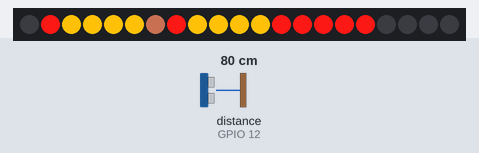
This sketch was run on a simulated ESP32. Shown: 21 RGB LEDs in strip order, left to right. Wiring (inferred from the names in the program): range finder with pulse-width output: data GPIO 12. The inputs (shaded band) are chosen by the test bench; at power-on: distance to the obstacle (sensor on GPIO 12) 80 cm. WiFi joins after 1.5 s; servers stay silent unless stated; what the sketch prints to the serial monitor is not drawn.

Above: at 2.7 s.
2.8 s: distance to the obstacle (sensor on GPIO 12) set to 2 cm
At 3.45 s:
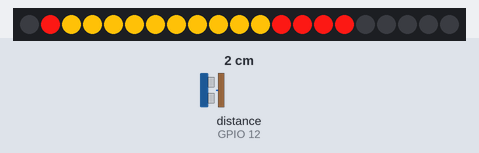
5.7 s: distance to the obstacle (sensor on GPIO 12) set to 35 cm
At 6.16 s:
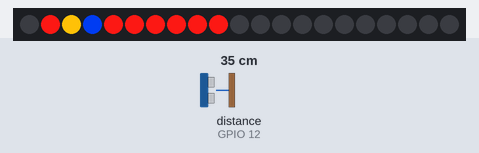
8.7 s: distance to the obstacle (sensor on GPIO 12) set to 4 cm
At 9.16 s:
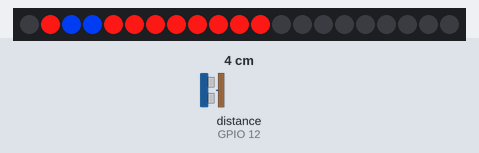
Timing chart, 0 to 11.7 s (numbered marks = the images above; inputs shaded):
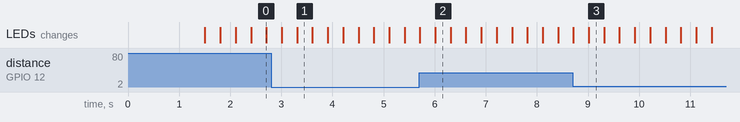

Measured:
- after the input at 8.7 s, the LEDs: first differ from a run without the input after 0.32 s (image 3)

The sketch:

BetaPoligonoPrepunterosNeoPixel_UDP.ino
```cpp
//Libraries of the LEDs
#include <Adafruit_NeoPixel.h>
#include <LinkedList.h>

//Libraries of the communications
#include <WiFi.h>
#include <WiFiUdp.h>

#define PIN_NEO_PIXEL 19  // Arduino pin that connects to NeoPixel
#define NUM_PIXELS 21     // The number of LEDs (pixels) on NeoPixel

#define DELAY_INTERVAL 200
#define NUM_STATES 89  //Dont forget to update this!!!!
#define pin_ir 12

struct Instruction {
  short angle;
  LinkedList<int> changingPins;
  LinkedList<uint32_t> colored;
};

Instruction instructions[NUM_STATES];

volatile unsigned long pseudospins = 0;
volatile unsigned long tiempos[NUM_STATES];
volatile unsigned long lastMillis = 0;
volatile unsigned long previousMillis = 0;
volatile unsigned long lastMillisTh = 0;
volatile unsigned long sum = 0;

volatile short threshold = 1000;  //miliseconds between possible interrupts

volatile int checkActual = 0;

short checkpoints[]={0, 9, 18, 21, 24, 30, 36, 39, 42, 45, 48, 51, 54, 57, 63, 66, 69, 75, 78, 81, 84, 102, 105, 108, 111, 114, 117, 120, 123, 126, 129, 132, 135, 138, 141, 144, 147, 153, 159, 162, 165, 171, 174, 183, 198, 201, 204, 207, 210, 213, 216, 219, 222, 225, 228, 231, 234, 237, 240, 243, 246, 249, 252, 258, 261, 267, 273, 276, 279, 285, 288, 291, 294, 297, 300, 303, 306, 309, 312, 315, 318, 321, 324, 327, 330, 333, 336, 339, 342};
int rawChangingPins[]={7, 8, -1, 9, 10, -1, 11, -1, 9, 10, -1, 8, -1, 3, 12, -1, 8, 13, -1, 5, 6, 8, 14, -1, 1, 14, -1, 7, 13, -1, 4, 7, 10, -1, 9, 12, 14, 17, -1, 5, 8, 11, 12, 15, 16, 18, -1, 13, 18, -1, 12, 17, -1, 1, -1, 16, -1, 4, 12, -1, 5, 11, 13, 14, 15, -1, 11, -1, 9, 10, 11, -1, 10, 11, -1, 9, 15, -1, 13, 14, -1, 12, -1, 1, 5, 16, -1, 1, 12, -1, 4, 17, -1, 18, -1, 6, 13, -1, 6, 9, 12, 13, 14, 16, -1, 4, 15, 17, 18, -1, 8, 10, 11, 13, -1, 14, -1, 5, 8, -1, 7, -1, 6, 14, -1, 4, 13, -1, 9, -1, 10, 11, -1, 12, -1, 10, -1, 11, -1, 8, 9, -1, 6, 7, -1, 5, 6, -1, 4, 6, -1, 4, 8, -1, 7, 11, -1, 3, 9, 10, -1, 2, 12, -1, 7, 9, 10, -1, 13, -1, 2, 11, -1, 7, 13, -1, 9, -1, 13, -1, 10, 14, 15, -1, 6, 11, 13, -1, 15, -1, 8, 9, 15, 16, -1, 12, -1, 6, 7, 16, -1, 10, -1, 11, -1, 11, 15, -1, 11, -1, 10, 11, 15, -1, 8, 9, -1, 5, 11, 14, 15, -1, 4, 10, -1, 8, 9, 12, 14, -1, 7, -1, 8, 11, 12, -1, 6, 15, -1, 9, 11, 13, 16, -1, 4, 9, 15, 16, -1, 8, 12, 14, -1, 13, -1, 2, 13, -1, 1, 5, 8, 12, -1, 9, 12, -1, 6, 13, -1, 3, 10, 13, -1, 3, 7, 10, 11, -1, 8, 12, -1, 4, 5, 9, -1, 5, -1, 6, -1};
uint32_t rawColored[]={16062227, 16062227, -1, 16062227, 16062227, -1, 16761095, -1, 16761095, 16761095, -1, 16761095, -1, 13780, 16761095, -1, 16062227, 16761095, -1, 13780, 13780, 16761095, 16761095, -1, 16062227, 0, -1, 16761095, 0, -1, 16771899, 13780, 13780, -1, 13780, 0, 10368531, 10368531, -1, 16771899, 13780, 13780, 13780, 10368531, 10368531, 10368531, -1, 10368531, 0, -1, 10368531, 0, -1, 13780, -1, 0, -1, 13780, 0, -1, 13780, 0, 0, 0, 0, -1, 13780, -1, 0, 0, 0, -1, 13780, 13780, -1, 13780, 10368531, -1, 10368531, 10368531, -1, 10368531, -1, 0, 16771899, 10368531, -1, 16062227, 13780, -1, 16771899, 10368531, -1, 10368531, -1, 16771899, 13780, -1, 13780, 16761095, 16761095, 0, 0, 0, -1, 13780, 0, 0, 0, -1, 16761095, 16761095, 16761095, 16761095, -1, 16761095, -1, 16062227, 16062227, -1, 16062227, -1, 16062227, 0, -1, 16062227, 0, -1, 16062227, -1, 16062227, 16062227, -1, 0, -1, 0, -1, 0, -1, 0, 0, -1, 16761095, 0, -1, 16761095, 0, -1, 13780, 16761095, -1, 16761095, 6699306, -1, 6699306, 6699306, -1, 16761095, 6699306, 6699306, -1, 16062227, 6699306, -1, 16761095, 16761095, 16761095, -1, 6699306, -1, 16761095, 16761095, -1, 6699306, 0, -1, 6699306, -1, 6699306, -1, 6699306, 16062227, 16062227, -1, 6699306, 6699306, 16062227, -1, 0, -1, 16761095, 16761095, 16062227, 16062227, -1, 16062227, -1, 16761095, 16761095, 0, -1, 16761095, -1, 16761095, -1, 0, 0, -1, 16761095, -1, 3289650, 3289650, 16062227, -1, 3289650, 3289650, -1, 3289650, 16761095, 0, 0, -1, 3289650, 16761095, -1, 16761095, 16761095, 16761095, 16062227, -1, 3289650, -1, 3289650, 0, 0, -1, 3289650, 16062227, -1, 3289650, 16761095, 0, 16062227, -1, 16761095, 16761095, 0, 0, -1, 16761095, 16761095, 0, -1, 16761095, -1, 13780, 0, -1, 13780, 16761095, 3289650, 0, -1, 3289650, 16761095, -1, 0, 16761095, -1, 13780, 3289650, 0, -1, 16062227, 0, 0, 0, -1, 0, 0, -1, 16062227, 0, 0, -1, 16062227, -1, 16062227, -1};

int pixel;
short angle;
short listSize;

const char* ssid = "display2D";
const char* password = "11111111";
WiFiUDP udp;
unsigned int udpPort=1234;

char pktbuf[30000]; //buffer to store udp data

Adafruit_NeoPixel neoPixel(NUM_PIXELS, PIN_NEO_PIXEL, NEO_GRB + NEO_KHZ800);

void setup() {
  neoPixel.begin();  // INITIALIZE NeoPixel strip object (REQUIRED)
  Serial.begin(9600);
  pinMode(pin_ir, INPUT_PULLUP);  //setup pin 3 with internal pull-up
  delayMicroseconds(50);
  attachInterrupt(digitalPinToInterrupt(pin_ir), ir_detect, CHANGE);  //En el nano hay que conectarlo al pin 8 aunque aqui ponga 10
  neoPixel.clear();
  neoPixel.show();

  converter();  //We initialize our data structure

  WiFi.begin(ssid, password);
  while (WiFi.waitForConnectResult() != WL_CONNECTED) {
    Serial.println("Connection Failed! Rebooting...");
    delay(5000);
    ESP.restart();
  }
  Serial.println(WiFi.localIP());
  Serial.println("Status: Connected");

  /* Enable udp */
  udp.begin(udpPort);
  Serial.println(udpPort);

}

void loop() {

  //LED Painting

  if (tiempos[checkActual] != 0 && micros() >= tiempos[checkActual] && checkActual < NUM_STATES) {

    listSize = instructions[checkActual].changingPins.size();

    for (pixel = 0; pixel < listSize; pixel++) {
      neoPixel.setPixelColor(instructions[checkActual].changingPins.get(pixel), instructions[checkActual].colored.get(pixel));
    }

    neoPixel.show();
    checkActual++;
  }

  //Connection code

  int rp=udp.parsePacket(); //check for udp packets
  if(rp)
  {
      udp.read(pktbuf,30000);
      Serial.println(pktbuf);
  }

}

void ir_detect() {

  noInterrupts();
  if (micros() - lastMillisTh > threshold) {
    lastMillisTh = micros();
    pseudospins++;
    if (pseudospins % 2 == 0) {
      checkActual = 0;
      previousMillis = lastMillis;
      lastMillis = micros();
      sum = lastMillis - previousMillis;
      for (angle = 0; angle < NUM_STATES; angle++) {
        tiempos[angle] = lastMillis + sum * (checkpoints[angle]) / 360;
      }
    }
  }
  interrupts();
}

void converter() {

  int elemento = 0;
  int index = 0;
  uint32_t elemColor = 0;

  for (short numAngle = 0; numAngle < NUM_STATES; numAngle++) {
    //We introduce: ANGLE
    instructions[numAngle].angle = checkpoints[numAngle];
    elemento = rawChangingPins[index];

    while (elemento != -1) {
      instructions[numAngle].changingPins.add(elemento);
      elemColor = rawColored[index];
      instructions[numAngle].colored.add(elemColor);

      index++;
      elemento = rawChangingPins[index];
    }
    index++;
  }
}
```
